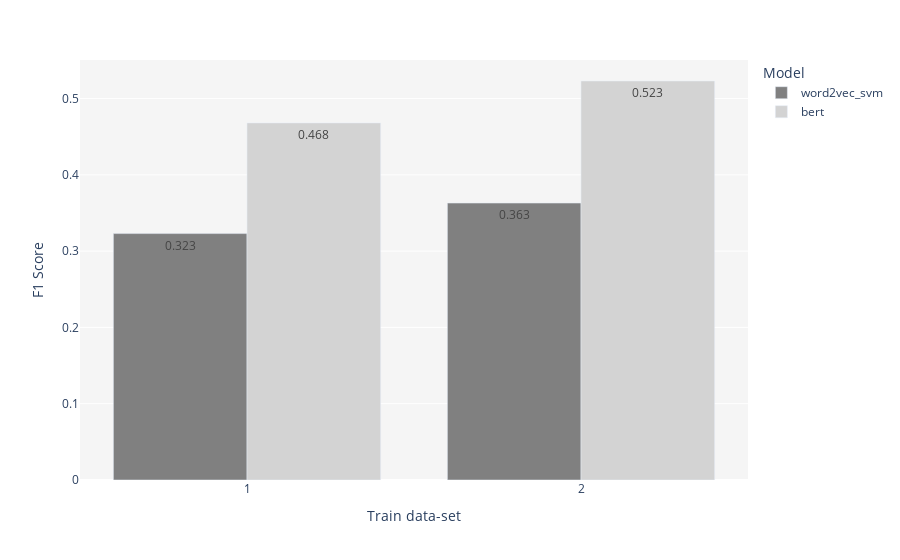

The cell this chart's notebook holds for it:
### Code cell
data = 2

# metrics_1['dataset_desc'] = np.where(metrics_1['dataset'] == 1, '1 - scientific text', '2 - scientific and sr text')

fig = px.bar(
    metrics_1, 
    x='dataset', 
    y='f1-score',
    color='model',
    barmode="group",
    color_discrete_map={
        'word2vec_svm': 'gray',
        'bert': "lightgray",
    },
    text_auto=True
).update_layout(
    # title='Q1 - Dataset Comparison',
    xaxis_title='Train data-set',
    yaxis_title='F1 Score',
    plot_bgcolor='whitesmoke',
    # legend=dict(
    #     yanchor="top",
    #     y=0.97,
    #     xanchor="left",
    #     x=0.01
    # ),
    legend_title='Model'
)
pio.write_image(fig, "data/plot_images/q1_f1s.png", scale=3, width=900, height=400)
fig.show()

### Figure 1 — Plotly figure (JSON) as saved in the notebook; plotly's stock layout.template omitted (floating-point values rounded to 4 significant figures)
{"data": [{"alignmentgroup": "True", "hovertemplate": "model=word2vec_svm<br>dataset=%{x}<br>f1-score=%{y}<extra></extra>", "legendgroup": "word2vec_svm", "marker": {"color": "gray", "pattern": {"shape": ""}}, "name": "word2vec_svm", "offsetgroup": "word2vec_svm", "orientation": "v", "showlegend": true, "textposition": "auto", "texttemplate": "%{y}", "type": "bar", "x": ["1", "2"], "xaxis": "x", "y": [0.323, 0.363], "yaxis": "y"}, {"alignmentgroup": "True", "hovertemplate": "model=bert<br>dataset=%{x}<br>f1-score=%{y}<extra></extra>", "legendgroup": "bert", "marker": {"color": "lightgray", "pattern": {"shape": ""}}, "name": "bert", "offsetgroup": "bert", "orientation": "v", "showlegend": true, "textposition": "auto", "texttemplate": "%{y}", "type": "bar", "x": ["1", "2"], "xaxis": "x", "y": [0.468, 0.523], "yaxis": "y"}], "layout": {"barmode": "group", "legend": {"title": {"text": "Model"}, "tracegroupgap": 0}, "margin": {"t": 60}, "plot_bgcolor": "whitesmoke", "xaxis": {"anchor": "y", "domain": [0, 1], "title": {"text": "Train data-set"}}, "yaxis": {"anchor": "x", "domain": [0, 1], "title": {"text": "F1 Score"}}}}
